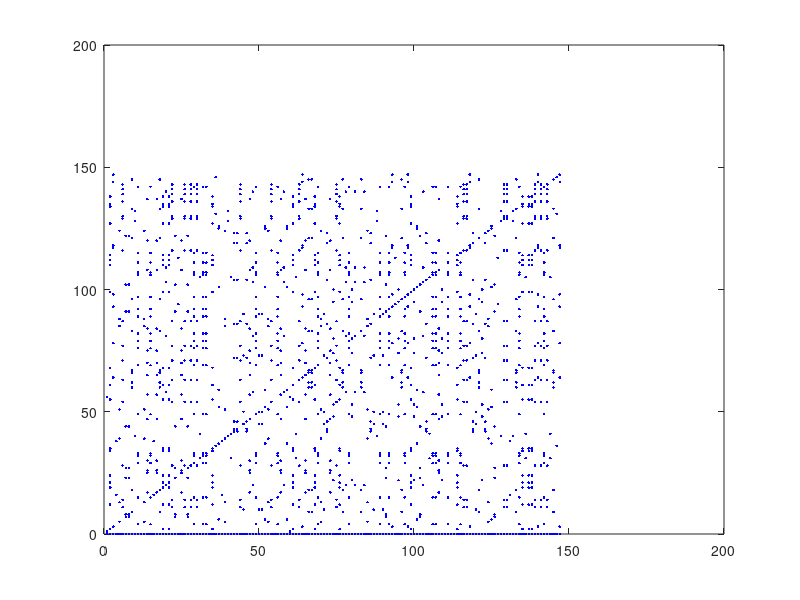

Write the MATLAB code that produced this figure.
% dot plot
s1 = 'MVHWTAEEKQLITGLWGKVNVAECGAEALARLLIVYPWTQRFFASFGNLSSPTAILGNPMVRAHGKKVLTSFGDAVKNLDNIKNTFSQLSELHCDKLHVDPENFRLLGDILIIVLAAHFSKDFTPECQAAWQKLVRVVAHALARKYH';
s2 = 'MVHLTPEEKSAVTALWGKVNVDEVGGEALGRLLVVYPWTQRFFESFGDLSTPDAVMGNPKVKAHGKKVLGAFSDGLAHLDNLKGTFATLSELHCDKLHVDPENFRLLGNVLVCVLAHHFGKEFTPPVQAAYQKVVAGVANALAHKYH';
[m, ind1] = max([length(s1), length(s2)]);
[n, ind2] = min([length(s1), length(s2)]);
if ind1 == 1
    A = s1;
    B = s2;
else
    B = s1;
    A = s2;
end
dot = zeros([m, n]);
x_axis = zeros(m, 1);
y_axis = zeros(n, 1);
for i=1:m
    for j=1:m
        if A(i) == B(j)
%             x_axis(i,1) = i;
%             y_axis(j,1) = j;
              dot(i, j) = j;
        end
    end
end

plot(dot,'.b')

z = 0;
for c=-m:n
    z = z + 1;
    val(z) = 0;
    for i=1:m
        if (i-c > 0) && (i-c <= m)
            if dot(i,i-c) > 0
                val(z) = val(z) + 1;
            end
        end
    end
end

[temp, inter] = max(val);
l = -m:n;
c = l(inter);
align = '';

for i=1:m
    if dot(i, i) > 0
        align = cat(2,align,s1(i));
    else
        align = cat(2,align,'x');
    end
end

align